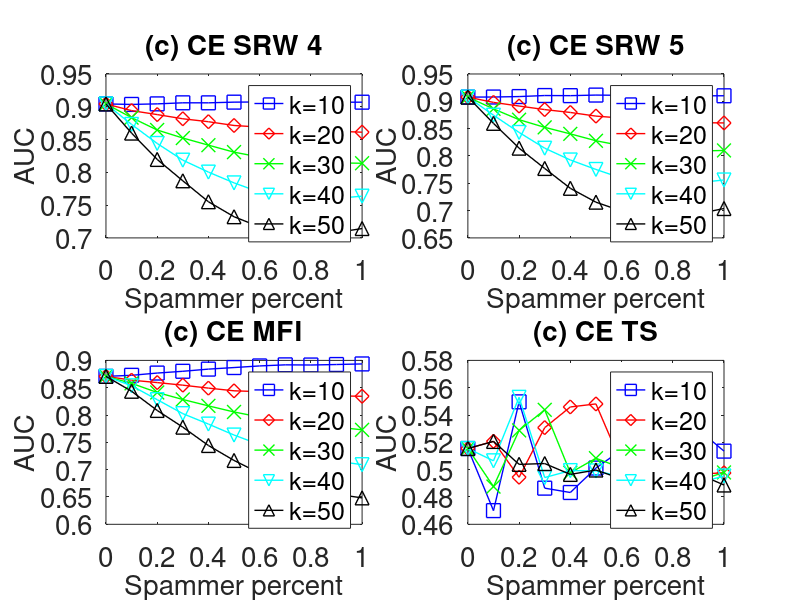

Reproduce this figure in MATLAB.

subplot(2,2,1);
x=0:0.1:1;
y=[0.9043212   0.9035632	0.904422	0.9060364	0.9060092	0.9070444	0.9073228	0.9081022	0.9063638	0.9069686	0.9069758
];
plot(x,y,'-bs','LineWidth',1,'MarkerSize',10);
hold on;

y=[0.9043212    0.8941086	0.8880826	0.8816932	0.8771952	0.8714528	0.8689776	0.8641748	0.8628446	0.8626732	0.8612018
];
plot(x,y,'-rd','LineWidth',1,'MarkerSize',10);
hold on;

y=[0.9043212 	0.8834506	0.8645512	0.852332	0.8414606	0.8307692	0.823303	0.8175548	0.8136528	0.8144398	0.8138192
];
plot(x,y,'-gx','LineWidth',1,'MarkerSize',10);
hold on;

y=[0.9043212 	0.8730752	0.8440334	0.81857	0.8003684	0.7839176	0.7697058	0.7644278	0.759047	0.7602474	0.7636668
];
plot(x,y,'-cv','LineWidth',1,'MarkerSize',10);
hold on;

y=[0.9043212 	0.8598514	0.8196854	0.7870966	0.7551578	0.7323002	0.7168082	0.7054844	0.706933	0.708276	0.7142608
];
plot(x,y,'-k^','LineWidth',1,'MarkerSize',10);


set(gca,'FontSize',20);
xlabel('Spammer percent','fontsize',20);
ylabel('AUC','fontsize',20);
title('(c) CE SRW 4','fontsize',20);

legend('k=10','k=20','k=30','k=40','k=50');
hold on;



subplot(2,2,2);
x=0:0.1:1;
y=[0.9077024    0.907837	0.9086658	0.9105612	0.9103316	0.911396	0.9109326	0.9114134	0.9099706	0.9100314	0.9101268
];
plot(x,y,'-bs','LineWidth',1,'MarkerSize',10);
hold on;

y=[0.9077024	0.8979952	0.891326	0.884852	0.8795682	0.8729128	0.8693202	0.8637362	0.8612704	0.8609948	0.8603984
];
plot(x,y,'-rd','LineWidth',1,'MarkerSize',10);
hold on;

y=[0.9077024	0.8861326	0.8663488	0.8523362	0.840388	0.8278088	0.8188136	0.8122676	0.8080264	0.809016	0.8100592
];
plot(x,y,'-gx','LineWidth',1,'MarkerSize',10);
hold on;

y=[0.9077024	0.8745648	0.8430306	0.8141734	0.7926124	0.7752738	0.7593812	0.753663	0.748254	0.7511622	0.756005
];
plot(x,y,'-cv','LineWidth',1,'MarkerSize',10);
hold on;

y=[0.9077024	0.859684	0.8142232	0.7771022	0.7407652	0.7153712	0.6991504	0.6884474	0.6904858	0.6943024	0.703753
];
plot(x,y,'-k^','LineWidth',1,'MarkerSize',10);


set(gca,'FontSize',20);
xlabel('Spammer percent','fontsize',20);
ylabel('AUC','fontsize',20);
title('(c) CE SRW 5','fontsize',20);

legend('k=10','k=20','k=30','k=40','k=50');
hold on;


subplot(2,2,3);
x=0:0.1:1;
y=[0.8707852    0.8726928	0.876824	0.8800508	0.88403	0.8869024	0.8898532	0.8918506	0.8915544	0.8924468	0.8935254
];
plot(x,y,'-bs','LineWidth',1,'MarkerSize',10);
hold on;

y=[0.8707852	0.8638336	0.8594056	0.854642	0.8492612	0.8443464	0.84274	0.8395816	0.8365058	0.8351648	0.834279
];
plot(x,y,'-rd','LineWidth',1,'MarkerSize',10);
hold on;

y=[0.8707852	0.858042	0.8412906	0.828463	0.816765	0.8056142	0.7963402	0.7881096	0.7815486	0.7780058	0.7729474
];
plot(x,y,'-gx','LineWidth',1,'MarkerSize',10);
hold on;

y=[0.8707852	0.8535848	0.828134	0.802555	0.783454	0.7633938	0.7458752	0.733892	0.7215138	0.7156378	0.7091466
];
plot(x,y,'-cv','LineWidth',1,'MarkerSize',10);
hold on;

y=[0.8707852	0.8435126	0.8083978	0.7777792	0.744253	0.7168808	0.6935396	0.6742548	0.6639472	0.6551256	0.6483626
];
plot(x,y,'-k^','LineWidth',1,'MarkerSize',10);


set(gca,'FontSize',20);
xlabel('Spammer percent','fontsize',20);
ylabel('AUC','fontsize',20);
title('(c) CE MFI','fontsize',20);

legend('k=10','k=20','k=30','k=40','k=50');
hold on;


subplot(2,2,4);
x=0:0.1:1;
y=[0.5154864    0.4700196	0.5496692	0.4864652	0.4832878	0.50118	0.514463	0.524797	0.5340436	0.5294354	0.5135698
];
plot(x,y,'-bs','LineWidth',1,'MarkerSize',10);
hold on;

y=[0.5154864	0.5207822	0.494424	0.5307674	0.5459088	0.548132	0.5043758	0.4963534	0.5020176	0.4967098	0.4977256
];
plot(x,y,'-rd','LineWidth',1,'MarkerSize',10);
hold on;

y=[0.5154864	0.4876168	0.5287326	0.5438066	0.4977388	0.5083494	0.5012348	0.503735	0.4986414	0.4919654	0.4979554
];
plot(x,y,'-gx','LineWidth',1,'MarkerSize',10);
hold on;

y=[0.5154864    0.5064974	0.5529774	0.4942312	0.4993182	0.4991154	0.4949214	0.49062	0.4931594	0.490311	0.4953764
];
plot(x,y,'-cv','LineWidth',1,'MarkerSize',10);
hold on;

y=[0.5154864	0.5206712	0.5038884	0.5044752	0.4965248	0.4997388	0.4932382	0.4917232	0.4925714	0.4968864	0.4887744
];
plot(x,y,'-k^','LineWidth',1,'MarkerSize',10);


set(gca,'FontSize',20);
xlabel('Spammer percent','fontsize',20);
ylabel('AUC','fontsize',20);
title('(c) CE TS','fontsize',20);

legend('k=10','k=20','k=30','k=40','k=50');
hold on;
